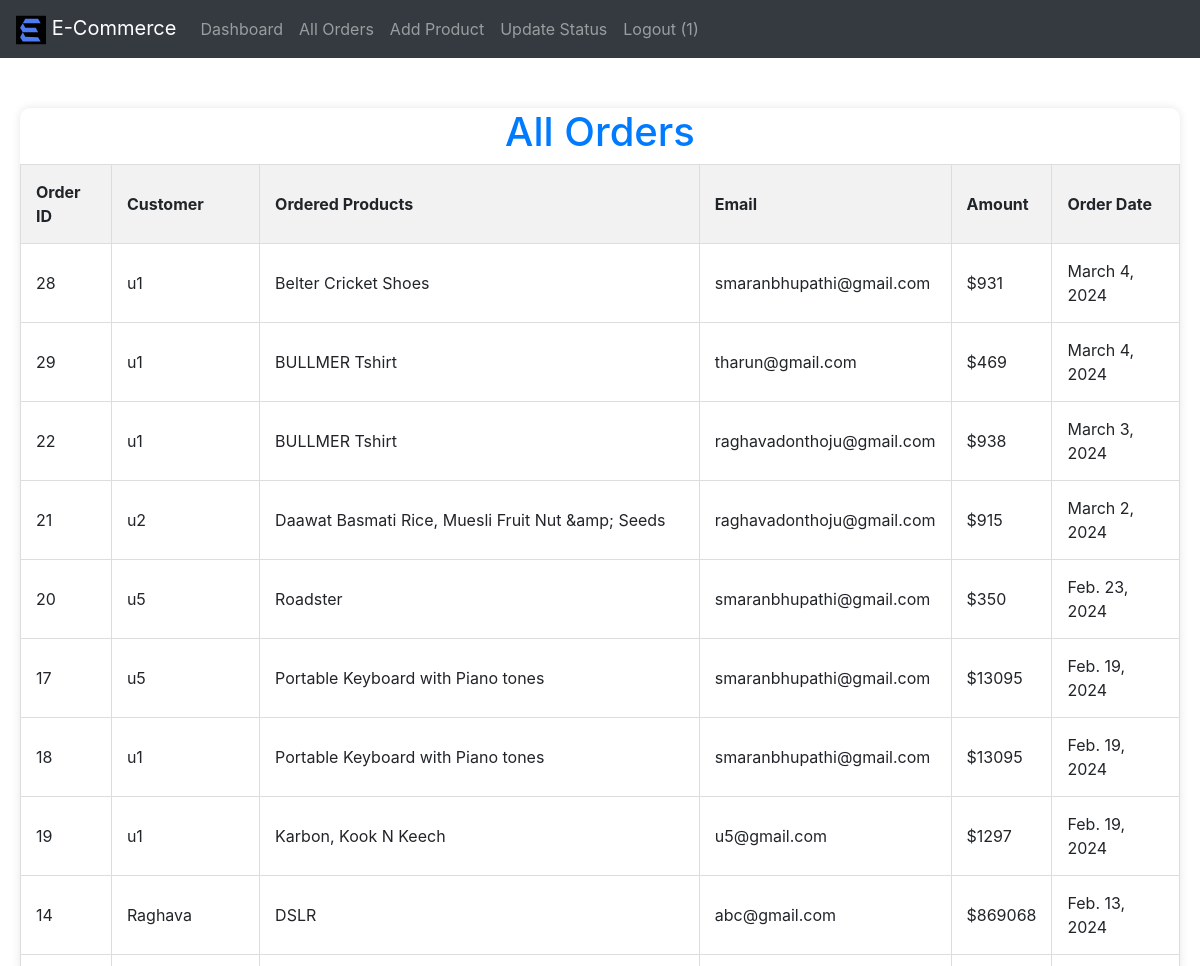
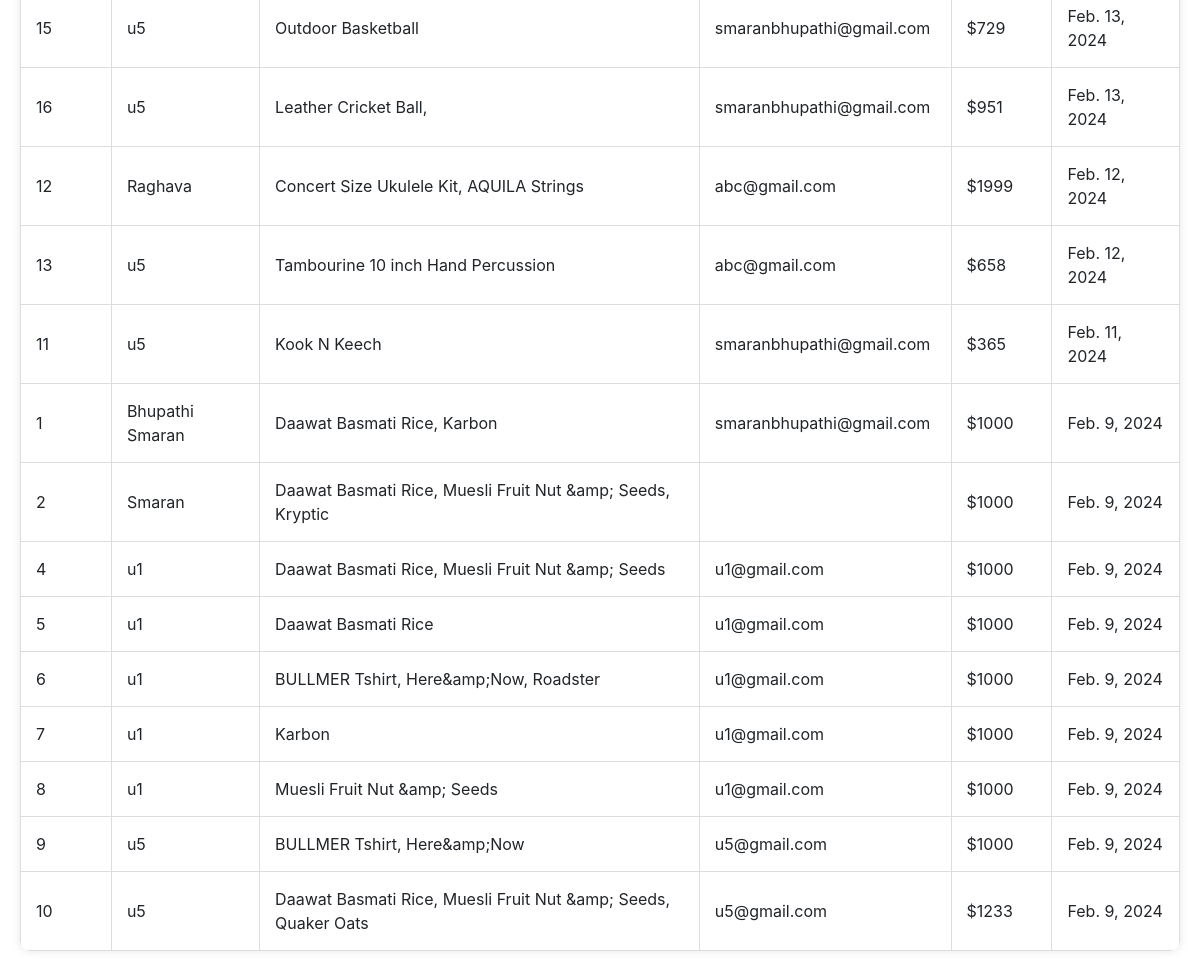
Screenshot of /adminpage/allOrders/ (signed in) with the database file from the repository (2 pictures, top to bottom).
### shop/models.py (models this page shows)
class Orders(models.Model):
    order_id = models.AutoField(primary_key=True)
    items_json = models.CharField(max_length=5000)
    shipto = models.CharField(max_length=90)
    shipfrom = models.CharField(max_length=90)
    email = models.CharField(max_length=111)
    address = models.CharField(max_length=111)
    city = models.CharField(max_length=111)
    state = models.CharField(max_length=111)
    zip_code = models.CharField(max_length=111)
    phone = models.CharField(max_length=111, default="")
    timestamp = models.DateField(auto_now_add=True)
    amount = models.CharField(max_length=90)

### shop/views.py (the view)
# urls.py: path('adminpage/allOrders/', allOrders, name='all_orders'),
def allOrders(request):
    if request.session.get("adminusername"):
        all_orders = Orders.objects.all().order_by('-timestamp')
        for order in all_orders:
            items_data = json.loads(order.items_json)
            product_names = [item_data[1] for item_data in items_data.values()]
            order.product_names = ', '.join(product_names)
        context = {
            'all_orders': all_orders,
        }
        return render(request, 'shop/allOrders.html', context)
    else:
        return redirect("/login/admin")

### shop/templates/shop/allOrders.html (shortened to what this page needs)
{% extends 'shop/basicAdmin.html' %}
{% block body %}
    <div class="dashboard">
        <h1>All Orders</h1>
        <table>
            <thead>
                <tr>
                    <th onclick="sortTable(0)">Order ID</th>
                    <th onclick="sortTable(1)">Customer</th>
                    <th onclick="sortTable(2)">Ordered Products</th>
                    <th onclick="sortTable(3)">Email</th>
                    <th onclick="sortTable(4)">Amount</th>
                    <th onclick="sortTable(5)">Order Date</th>
                </tr>
            </thead>
            <tbody id="orderTableBody">
                {% for order in all_orders %}
                    <tr>
                        <td>{{ order.order_id }}</td>
                        <td>{{ order.shipfrom }}</td>
                        <td>{{ order.product_names }}</td>
                        <td>{{ order.email }}</td>
                        <td>${{ order.amount }}</td>
                        <td>{{ order.timestamp }}</td>
                    </tr>
                {% endfor %}
            </tbody>
        </table>
    </div>
{% endblock %}

### rows the page displays
Orders: order_id "28", shipfrom "u1", product_names "Belter Cricket Shoes", email "smaranbhupathi@gmail.com", amount "931", timestamp "March 4, 2024"
Orders: order_id "29", shipfrom "u1", product_names "BULLMER Tshirt", email "tharun@gmail.com", amount "469", timestamp "March 4, 2024"
Orders: order_id "22", shipfrom "u1", product_names "BULLMER Tshirt", email "raghavadonthoju@gmail.com", amount "938", timestamp "March 3, 2024"
Orders: order_id "21", shipfrom "u2", product_names "Daawat Basmati Rice, Muesli Fruit Nut &amp; Seeds", email "raghavadonthoju@gmail.com", amount "915", timestamp "March 2, 2024"
Orders: order_id "20", shipfrom "u5", product_names "Roadster", email "smaranbhupathi@gmail.com", amount "350", timestamp "Feb. 23, 2024"
Orders: order_id "17", shipfrom "u5", product_names "Portable Keyboard with Piano tones", email "smaranbhupathi@gmail.com", amount "13095", timestamp "Feb. 19, 2024"
Orders: order_id "18", shipfrom "u1", product_names "Portable Keyboard with Piano tones", email "smaranbhupathi@gmail.com", amount "13095", timestamp "Feb. 19, 2024"
Orders: order_id "19", shipfrom "u1", product_names "Karbon, Kook N Keech", email "u5@gmail.com", amount "1297", timestamp "Feb. 19, 2024"
Orders: order_id "14", shipfrom "Raghava", product_names "DSLR", email "abc@gmail.com", amount "869068", timestamp "Feb. 13, 2024"
Orders: order_id "15", shipfrom "u5", product_names "Outdoor Basketball", email "smaranbhupathi@gmail.com", amount "729", timestamp "Feb. 13, 2024"
Orders: order_id "16", shipfrom "u5", product_names "Leather Cricket Ball,", email "smaranbhupathi@gmail.com", amount "951", timestamp "Feb. 13, 2024"
Orders: order_id "12", shipfrom "Raghava", product_names "Concert Size Ukulele Kit, AQUILA Strings", email "abc@gmail.com", amount "1999", timestamp "Feb. 12, 2024"
Orders: order_id "13", shipfrom "u5", product_names "Tambourine 10 inch Hand Percussion", email "abc@gmail.com", amount "658", timestamp "Feb. 12, 2024"
Orders: order_id "11", shipfrom "u5", product_names "Kook N Keech", email "smaranbhupathi@gmail.com", amount "365", timestamp "Feb. 11, 2024"
Orders: order_id "1", shipfrom "Bhupathi Smaran", product_names "Daawat Basmati Rice, Karbon", email "smaranbhupathi@gmail.com", amount "1000", timestamp "Feb. 9, 2024"
Orders: order_id "2", shipfrom "Smaran", product_names "Daawat Basmati Rice, Muesli Fruit Nut &amp; Seeds, Kryptic", amount "1000", timestamp "Feb. 9, 2024"
Orders: order_id "4", shipfrom "u1", product_names "Daawat Basmati Rice, Muesli Fruit Nut &amp; Seeds", email "u1@gmail.com", amount "1000", timestamp "Feb. 9, 2024"
Orders: order_id "5", shipfrom "u1", product_names "Daawat Basmati Rice", email "u1@gmail.com", amount "1000", timestamp "Feb. 9, 2024"
Orders: order_id "6", shipfrom "u1", product_names "BULLMER Tshirt, Here&amp;Now, Roadster", email "u1@gmail.com", amount "1000", timestamp "Feb. 9, 2024"
Orders: order_id "7", shipfrom "u1", product_names "Karbon", email "u1@gmail.com", amount "1000", timestamp "Feb. 9, 2024"
Orders: order_id "8", shipfrom "u1", product_names "Muesli Fruit Nut &amp; Seeds", email "u1@gmail.com", amount "1000", timestamp "Feb. 9, 2024"
Orders: order_id "9", shipfrom "u5", product_names "BULLMER Tshirt, Here&amp;Now", email "u5@gmail.com", amount "1000", timestamp "Feb. 9, 2024"
Orders: order_id "10", shipfrom "u5", product_names "Daawat Basmati Rice, Muesli Fruit Nut &amp; Seeds, Quaker Oats", email "u5@gmail.com", amount "1233", timestamp "Feb. 9, 2024"

### other values shown
{{ request.session.adminusername }} "1"
